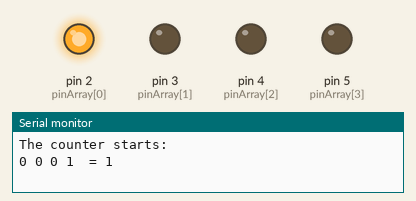
The sketch below on a simulated Arduino Uno, built with avr-gcc and run on an emulated ATmega328P. Parts: output pins drawn as LEDs (lit = HIGH), the last lines printed to the serial monitor.

Above: at 0.2 s.
At 1.2 s:
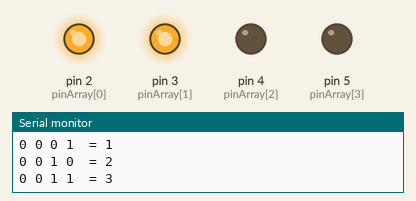
At 2.2 s:
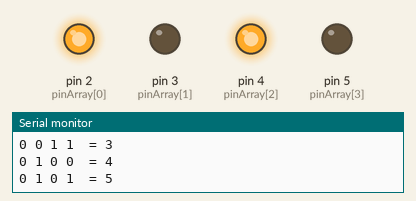
At 4.7 s:
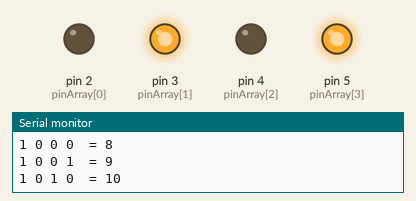
At 9.7 s:
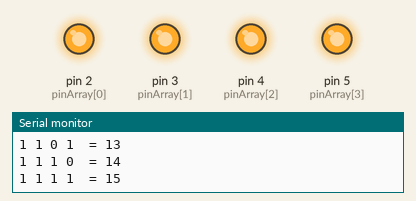
At 16.2 s:
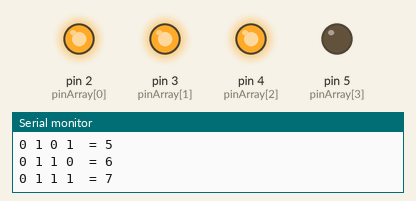
Timing chart, 0 to 16.9 s (numbered marks = the images above):
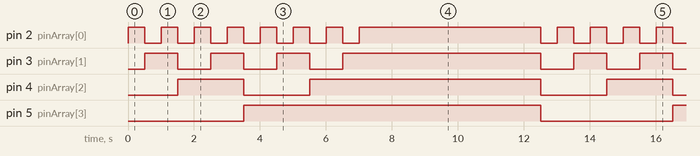

The sketch:

Projekt_08-Binar_Raknare.ino
```cpp
/*******************************************************
*   Projekt 8- Binär Räknare*
*   Den räknar till nummer 15 med det binära systemet.
*         -------
*         8 4 2 1
*         -------
*         0 0 0 1 = 1
*         0 0 1 0 = 2
*         0 0 1 1 = 3
*         0 1 0 0 = 4
*         0 1 0 1 = 5
*         0 1 1 0 = 6
*         0 1 1 1 = 7
*         1 0 0 0 = 8
*         1 0 0 9 = 9
*         1 0 1 0 = 10
*         1 0 1 1 = 11
*         1 1 0 0 = 12
*         1 1 0 1 = 13
*         1 1 1 0 = 14
*         1 1 1 1 = 15
* ********************************************************/

int timer = 500;
int pinArray[]  = {2, 3, 4, 5};
int sizeOfArray = sizeof(pinArray) / sizeof(pinArray[0]);
int counter;

void setup() {
  for (int i = 0; i < sizeOfArray; i++) {
    pinMode(pinArray[i], OUTPUT);
  }
  Serial.begin(9600);
  Serial.println();
  Serial.println("The counter starts:");
}

void loop() {
  counter++;

  if(counter >= 16) {
    counter = 0;
    delay(5000);

    Serial.println();
    Serial.println("The counter is reset and starts counting again:");
  }
  displayCounter();

  delay(timer);
}

void displayCounter() {
  for(int i = sizeOfArray - 1; i >= 0; i--) {
    int currentNumber = bitRead(counter, i);
    digitalWrite(pinArray[i], currentNumber);

    Serial.print(currentNumber);
    Serial.print(" ");
  }

  Serial.print(" = ");
  Serial.print(counter);
  Serial.println();
}
```

Measured:
- by itself, pin 2 (pinArray[0]): repeats every 13.0 s: 6 × (LOW 0.50 s, HIGH 0.50 s), LOW 0.50 s, HIGH 5.5 s, LOW 0.50 s, HIGH 0.50 s
- by itself, pin 3 (pinArray[1]): repeats every 13.0 s: 2 × (LOW 1.0 s, HIGH 1.0 s), LOW 1.0 s, HIGH 6.0 s, LOW 1.0 s, HIGH 1.0 s
- by itself, pin 4 (pinArray[2]): repeats every 13.0 s: LOW 2.0 s, HIGH 7.0 s, LOW 2.0 s, HIGH 2.0 s
- by itself, pin 5 (pinArray[3]): alternates HIGH for 9.0 s and LOW for 4.0 s
